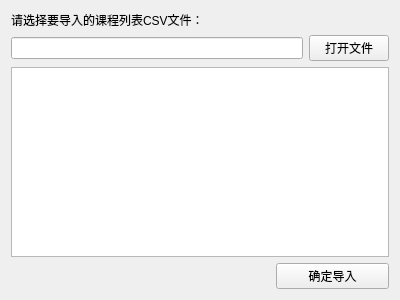
<?xml version="1.0" encoding="UTF-8"?>
<ui version="4.0">
 <class>add_course</class>
 <widget class="QWidget" name="add_course">
  <property name="geometry">
   <rect>
    <x>0</x>
    <y>0</y>
    <width>400</width>
    <height>300</height>
   </rect>
  </property>
  <property name="windowTitle">
   <string>Form</string>
  </property>
  <layout class="QVBoxLayout" name="verticalLayout">
   <item>
    <widget class="QLabel" name="label">
     <property name="text">
      <string>请选择要导入的课程列表CSV文件：</string>
     </property>
    </widget>
   </item>
   <item>
    <layout class="QHBoxLayout" name="horizontalLayout">
     <item>
      <widget class="QLineEdit" name="lineEdit"/>
     </item>
     <item>
      <widget class="QPushButton" name="pushButton">
       <property name="text">
        <string>打开文件</string>
       </property>
      </widget>
     </item>
    </layout>
   </item>
   <item>
    <widget class="QTableWidget" name="tableWidget"/>
   </item>
   <item>
    <layout class="QHBoxLayout" name="horizontalLayout_2" stretch="7,3">
     <item>
      <spacer name="horizontalSpacer">
       <property name="orientation">
        <enum>Qt::Horizontal</enum>
       </property>
       <property name="sizeHint" stdset="0">
        <size>
         <width>40</width>
         <height>20</height>
        </size>
       </property>
      </spacer>
     </item>
     <item>
      <widget class="QPushButton" name="pushButton_2">
       <property name="text">
        <string>确定导入</string>
       </property>
      </widget>
     </item>
    </layout>
   </item>
  </layout>
 </widget>
 <resources/>
 <connections/>
</ui>
